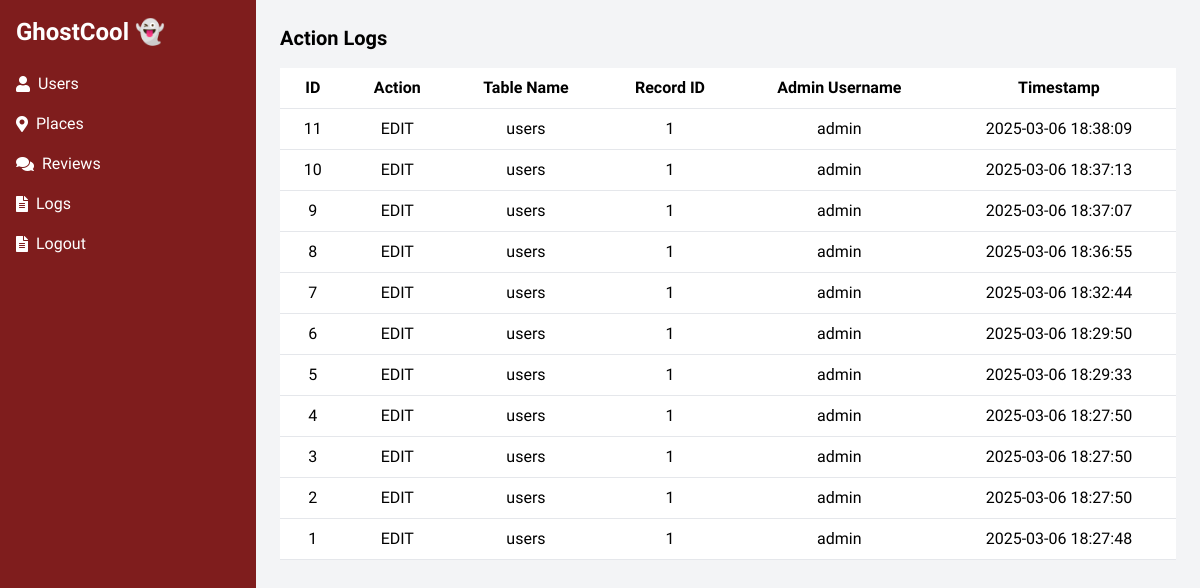
The page /logs.php on the database its author committed.
### tables this page shows
CREATE TABLE `action_logs` (
  `id` int(11) NOT NULL,
  `action` varchar(50) NOT NULL,
  `table_name` varchar(50) NOT NULL,
  `record_id` int(11) NOT NULL,
  `admin_username` varchar(50) NOT NULL,
  `action_time` timestamp NOT NULL DEFAULT current_timestamp()
);

### logs.php (the view, shortened to what this page needs)
<?php
$servername = "localhost";
$username = "root";
$password = "";
$dbname = "ghost_cool";
$conn = new mysqli($servername, $username, $password, $dbname);
$logs = $conn->query("SELECT * FROM action_logs ORDER BY action_time DESC");
?>
<!DOCTYPE html>
<html lang="en">
<head>
    <script src="https://cdn.tailwindcss.com"></script>
    <link href="https://cdnjs.cloudflare.com/ajax/libs/font-awesome/5.15.3/css/all.min.css" rel="stylesheet"/>
</head>
<body class="bg-gray-100">
    <div class="flex">
        <div class="w-64 bg-red-900 h-screen p-4">
        <div class="text-white text-2xl font-bold mb-6"><a href="Foradmin.php">GhostCool 👻</a></div>
            <nav>
                <ul>
                    <li class="mb-4"><a class="flex items-center text-white" href="users.php"><i class="fas fa-user mr-2"></i>Users</a></li>
                    <li class="mb-4"><a class="flex items-center text-white" href="places.php"><i class="fas fa-map-marker-alt mr-2"></i>Places</a></li>
                    <li class="mb-4"><a class="flex items-center text-white" href="reviews.php"><i class="fas fa-comments mr-2"></i>Reviews</a></li>
                    <li class="mb-4"><a class="flex items-center text-white" href="logs.php"><i class="fas fa-file-alt mr-2"></i>Logs</a></li>
                    <li class="mb-4"><a class="flex items-center text-white" href="adminlogout.php"><i class="fas fa-file-alt mr-2"></i>Logout</a></li>
                </ul>
            </nav>
        </div>
        <div class="flex-1 p-6">
            <h2 class="text-xl font-bold mb-4">Action Logs</h2>
            <table class="min-w-full bg-white">
                <thead>
                    <tr>
                        <th class="py-2 px-4 border-b">ID</th>
                        <th class="py-2 px-4 border-b">Action</th>
                        <th class="py-2 px-4 border-b">Table Name</th>
                        <th class="py-2 px-4 border-b">Record ID</th>
                        <th class="py-2 px-4 border-b">Admin Username</th>
                        <th class="py-2 px-4 border-b">Timestamp</th>
                    </tr>
                </thead>
                <tbody>
                    <?php while ($log = $logs->fetch_assoc()): ?>
                        <tr>
                            <td class="py-2 px-4 border-b text-center"><?php echo $log['id']; ?></td>
                            <td class="py-2 px-4 border-b text-center"><?php echo $log['action']; ?></td>
                            <td class="py-2 px-4 border-b text-center"><?php echo $log['table_name']; ?></td>
                            <td class="py-2 px-4 border-b text-center"><?php echo $log['record_id']; ?></td>
                            <td class="py-2 px-4 border-b text-center"><?php echo $log['admin_username']; ?></td>
                            <td class="py-2 px-4 border-b text-center"><?php echo $log['action_time']; ?></td>
                        </tr>
                    <?php endwhile; ?>
                </tbody>
            </table>
        </div>
    </div>
</body>
</html>

### logs.php (style rules this page uses)
body { font-family: 'Mitr', sans-serif; }

### rows shown on the page
action_logs: id "11", action "EDIT", table_name "users", record "1", admin_username "admin", action_time "2025-03-06 18:38:09"
action_logs: id "10", action "EDIT", table_name "users", record "1", admin_username "admin", action_time "2025-03-06 18:37:13"
action_logs: id "9", action "EDIT", table_name "users", record "1", admin_username "admin", action_time "2025-03-06 18:37:07"
action_logs: id "8", action "EDIT", table_name "users", record "1", admin_username "admin", action_time "2025-03-06 18:36:55"
action_logs: id "7", action "EDIT", table_name "users", record "1", admin_username "admin", action_time "2025-03-06 18:32:44"
action_logs: id "6", action "EDIT", table_name "users", record "1", admin_username "admin", action_time "2025-03-06 18:29:50"
action_logs: id "5", action "EDIT", table_name "users", record "1", admin_username "admin", action_time "2025-03-06 18:29:33"
action_logs: id "4", action "EDIT", table_name "users", record "1", admin_username "admin", action_time "2025-03-06 18:27:50"
action_logs: id "3", action "EDIT", table_name "users", record "1", admin_username "admin", action_time "2025-03-06 18:27:50"
action_logs: id "2", action "EDIT", table_name "users", record "1", admin_username "admin", action_time "2025-03-06 18:27:50"
action_logs: id "1", action "EDIT", table_name "users", record "1", admin_username "admin", action_time "2025-03-06 18:27:48"
